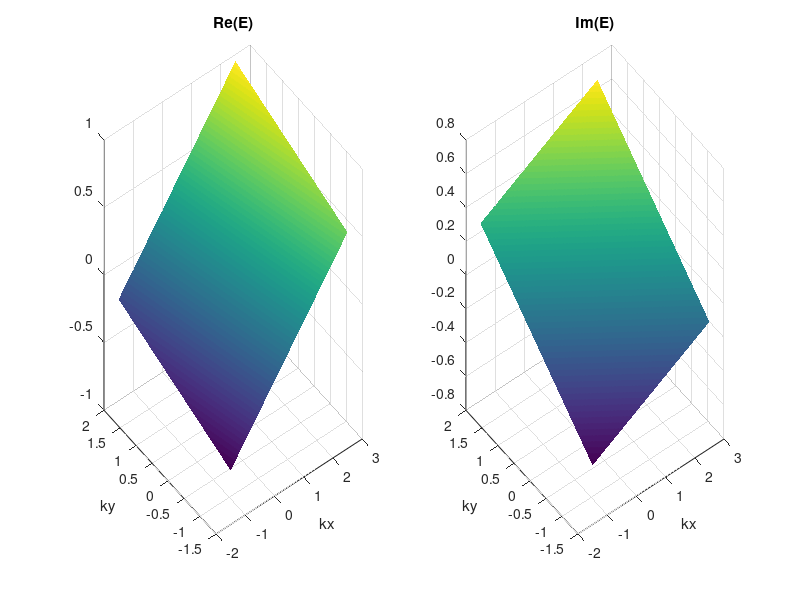

Recreate this plot in MATLAB. (Note: this script raises an error after producing the figure.)
% Author: Weicen Dong <orange233@sjtu.edu.cn>
% Created Date: 2025/1/21

clear all

tic
  E_fun = @(kx,ky) 0.3*kx+0.1*ky+1i*(0.1*kx+0.2*ky);
 dE1_dkx_func =@(kx,ky) 0.3+0.1i;
 dE1_dky_func =@(kx,ky) 0.1+0.2i;

% 2D grid
L=300;ky_vec=linspace(-1.5,2,L);kx_vec=linspace(-1.5,2.5,L);
ky_vals=ky_vec;kx_vals=kx_vec;

[KX,KY] = meshgrid(kx_vec,ky_vec);
z = E_fun(KX,KY);
figure,subplot(1,2,1),surf(KX,KY,real(z)); 
xlabel('kx'),ylabel('ky'),title('Re(E)'),shading interp
subplot(1,2,2),surf(KX,KY,imag(z));
xlabel('kx'),ylabel('ky'),title('Im(E)'),shading interp

%F=[0 0];
F=[0.2 0];
B=1+1i*0.5;
%B=0;

kx_bar=0;ky_bar=0;Delta_x=0.5;Delta_y=0.5;%因为ky的单位长度比kx的短sqrt(3)倍，这里我们要让k空间上两个方向delta一样。
x_k_0=@(kx,ky) exp(-((ky-ky_bar)/Delta_y).^2/2).*exp(-((kx-kx_bar)/Delta_x).^2/2)/2*pi/Delta_x/Delta_y;
Et=@(kx,ky,t) integral(@(tau) E_fun(kx+F(1)*tau, ky+F(2)*tau), 0, t);
gamma=@(kx,ky,t) -B*integral(@(tau) ky+F(2)*tau, 0, t)*F(1);
x_k_t=@(kx,ky,t) exp(-((ky-ky_bar-F(2)*t)/Delta_y).^2/2).*exp(-((kx-kx_bar-F(1)*t)/Delta_x).^2/2)/2*pi/Delta_x/Delta_y.*exp(-1i*arrayfun(@(kx,ky)Et(kx,ky,t)-gamma(kx,ky,t),kx,ky));
x_start=0;y_start=0;r_max_the(1,1)=x_start;r_max_the(1,2)=y_start;

nt=16;t_vec=linspace(0,5,nt);nt=length(t_vec);dt=t_vec(end)-t_vec(end-1);%时间再多的话k空间位置也不会动，倾向于delta function，实空间就倾向于平面波，求最大值就不准了
k_max_the=zeros(nt,2);
k_max_the(1,:)=[kx_bar ky_bar];
gaussian2D = @(p, x, y) p(1) * exp( -((x - p(2))/p(4)).^2/2  -((y - p(3))/p(5)).^2/2 );


for i=1:nt
    t=t_vec(i);
disp(i)
if i==1
    for m=1:L
        for n=1:L
    X_K_T(m,n,i)=x_k_0(KX(m,n), KY(m,n));
        end
    end
else
    for m=1:L
        for n=1:L
    X_K_T(m,n,i)=x_k_t(KX(m,n), KY(m,n), t);
        end
    end
end
     [max_val, max_index] = max(abs(X_K_T(:,:,i)), [], 'all', 'linear'); % 计算最大值
    [max_m, max_n] = ind2sub(size(X_K_T(:,:,i)), max_index); % 将线性索引转换为行列索引
    k_max(i, :) = [KX(max_m, max_n), KY(max_m,max_n)]; % 存储对应的 (kx, ky)

        % 初始猜测：峰值位置和宽度
        p0 = [max_val, k_max(i, 1),k_max(i, 2), 0.5,0.5]; % [幅值, k中心, k宽度
        % 准备数据进行拟合
        X_data = abs(X_K_T(:,:,i)); % 数据
        X_data = X_data(:); % 将二维数据展开为一维向量
        % 使用 lsqcurvefit 进行拟合
        options = optimset('Display', 'off'); % 不显示输出
        p_fit = lsqcurvefit(@(p, xy) gaussian2D(p, xy(:,1), xy(:,2)), p0, [KX(:), KY(:)], X_data, [], [], options);

        % 得到拟合结果的宽度 Delta
        Deltax(i) = p_fit(4);Deltay(i) = p_fit(5);
        k_max2(i, :) = [p_fit(2) p_fit(3)];

end

v = VideoWriter(sprintf('2D_k.mp4'), 'MPEG-4');
rate=5; v.FrameRate = rate;open(v);
figure('Color','white')
for i=1:nt
    t=t_vec(i);
    pcolor(KX, KY, abs(X_K_T(:,:,i))); % 绘制x_k_t的绝对值
    shading interp; % 插值光滑
    colorbar; 
axis equal    
xlabel('kx'); ylabel('ky'); % y轴标签
    title(['Time = ' num2str(t)]); % 标题显示当前时间
    frame = getframe(gcf);writeVideo(v,frame);
    pause(0.01);
end
close(v);




phi_r_t=@(x,y,j) trapz(ky_vals,trapz(kx_vals,X_K_T(:,:,j).*exp(1i*KX.*(x-x_start)+1i*KY.*(y-y_start)),2),1);
N_kx=40;
[x_vec,y_vec]=meshgrid(linspace(-4.5,6,N_kx),linspace(-4.5,6,N_kx));
for i=1:nt
    disp(i)
    for m=1:N_kx
        for n=1:N_kx
            phi_temp(m,n)=phi_r_t(x_vec(m,n),y_vec(m,n),i);%m:ky不同，n:kx不同
        end
    end
phi_r(:,:,i)=phi_temp;
end

v = VideoWriter(sprintf('video_phi_r_t_try.mp4'), 'MPEG-4');
rate=5; v.FrameRate = rate;open(v);
figure('Color','white')
for i=1:nt
pcolor(x_vec, y_vec, abs(phi_r(:,:,i))); % 绘制phi_r_t的绝对值
shading interp; % 插值光滑
colorbar; axis equal,xlim([min(min(x_vec)) max(max(x_vec))]),ylim([min(min(y_vec)) max(max(y_vec))])
xlabel('x'); ylabel('y'); % y轴标签
title(['Time = ' num2str(t_vec(i))]); % 标题显示当前时间
frame = getframe(gcf);writeVideo(v,frame);
pause(0.01);
[max_val, max_index] = max(abs(phi_r(:,:,i)), [], 'all', 'linear'); % 计算最大值
    [max_m, max_n] = ind2sub(size(phi_r(:,:,i)), max_index); % 将线性索引转换为行列索引
    r_max(i, :) = [x_vec(max_m, max_n), y_vec(max_m,max_n)]; 
end
close(v);

for i=2:nt
        kx=k_max_the(i-1,1);      ky=k_max_the(i-1,2);
        dt=t_vec(i)-t_vec(i-1);
        Delta_x=Deltax(i);
        Delta_y=Deltay(i); 
        kx_temp=k_max_the(i-1,1)+Delta_x^2*dt*imag(dE1_dkx_func(kx,ky))+F(1)*dt;
        ky_temp=k_max_the(i-1,2)+Delta_y^2*dt*imag(dE1_dky_func(kx,ky))+F(2)*dt;
    k_max_the(i,1)=k_max_the(i-1,1)+Delta_x^2*dt*imag(dE1_dkx_func(kx,ky)+dE1_dkx_func(kx_temp,ky_temp))/2+F(1)*dt;
    k_max_the(i,2)=k_max_the(i-1,2)+Delta_y^2*dt*imag(dE1_dky_func(kx,ky)+dE1_dky_func(kx_temp,ky_temp))/2+F(2)*dt+Delta_y^2*dt*F(1)*imag(B);
    r_max_the(i,1)=r_max_the(i-1,1)+dt*real(dE1_dkx_func(kx,ky)+dE1_dkx_func(kx_temp,ky_temp))/2;
    r_max_the(i,2)=r_max_the(i-1,2)+dt*real(dE1_dky_func(kx,ky)+dE1_dky_func(kx_temp,ky_temp))/2+dt*F(1)*real(B); 
end

figure('Color', 'w'),sgtitle('maximum of k and r')
subplot(2,2,1),plot(k_max(:,1),k_max(:,2),'o'),hold on
plot(k_max_the(:,1),k_max_the(:,2),'*')
xlabel('kx'),ylabel('ky')
subplot(2,2,2),plot(r_max(:,1),r_max(:,2),'o'),hold on
plot(r_max_the(:,1),r_max_the(:,2),'*')
legend('simulation','theory')
xlabel('x'),ylabel('y')
subplot(2,2,3),plot(t_vec,real(E_fun(k_max(:,1),k_max(:,2))))
xlabel('t'),ylabel('Re E')
subplot(2,2,4),plot(t_vec,imag(E_fun(k_max(:,1),k_max(:,2))))
xlabel('t'),ylabel('Im E')

toc

%%%%%%%%%%%%%%%%%%%%%%%%%%%%%%%%%%%%%%%%%%%%%%%%%%%%%%%%%%%%%%%%%%%%%%%%%%


load('withouB.mat')
k1=k_max;
k2=k_max_the;
r1=r_max;
r2=r_max_the;
load('withB.mat')
k1B=k_max;
k2B=k_max_the;
r1B=r_max;
r2B=r_max_the;
figure('Color','white');
subplot(1,2,1),plot(k1(:,1),k1(:,2),'ob','LineWidth',1),hold on
plot(k2(:,1),k2(:,2),'Color','b','LineWidth',1)
plot(k1B(:,1),k1B(:,2),'or','LineWidth',1),hold on
plot(k2B(:,1),k2B(:,2),'Color','r','LineWidth',1)
title('k space')%,axis equal
text(-0.18, 1, '(a)', 'Units', 'normalized', 'HorizontalAlignment', 'center','FontSize',16);
xlabel('k_x'),ylabel('k_y'),set(gca,'FontSize',14)
subplot(1,2,2),plot(r1(:,1),r1(:,2),'ob','LineWidth',1),hold on
plot(r2(:,1),r2(:,2),'Color','b','LineWidth',1)
plot(r1B(:,1),r1B(:,2),'or','LineWidth',1),hold on
plot(r2B(:,1),r2B(:,2),'Color','r','LineWidth',1)
text(-0.18, 1, '(b)', 'Units', 'normalized', 'HorizontalAlignment', 'center','FontSize',16);
xlabel('x'),ylabel('y'),title('real space')
set(gca,'FontSize',14)


load('withouB.mat')
figure('Color','white')
subplot(4,2,1),plot(k_max(:,1),k_max(:,2),'ob','LineWidth',1),hold on
plot(k_max_the(:,1),k_max_the(:,2),'Color','b','LineWidth',1)
text(0.45, 1.15, 'B=0', 'Units', 'normalized', 'FontSize', 12, 'HorizontalAlignment', 'center','Color',	"#0072BD");
xlabel('kx'),ylabel('ky')
subplot(4,2,3),plot(r_max(:,1),r_max(:,2),'or','LineWidth',1),hold on
plot(r_max_the(:,1),r_max_the(:,2),'Color','r','LineWidth',1)
xlabel('x'),ylabel('y')

load('withB.mat')
subplot(4,2,2),plot(k_max(:,1),k_max(:,2),'ob','LineWidth',1),hold on
plot(k_max_the(:,1),k_max_the(:,2),'Color','b','LineWidth',1)
xlabel('kx'),ylabel('ky')
text(0.45, 1.15, 'B=1+1i*0.5', 'Units', 'normalized', 'FontSize', 12, 'HorizontalAlignment', 'center','Color',"#EDB120");
subplot(4,2,4),plot(r_max(:,1),r_max(:,2),'or','LineWidth',1),hold on
plot(r_max_the(:,1),r_max_the(:,2),'Color','r','LineWidth',1)
xlabel('x'),ylabel('y')

load('my_red.mat'),load('my_dark.mat');
load('withoutB_figure.mat')
nx=0.5;ny=0.9;k_xmmin=-1;k_xmmax=1.7;k_ymmin=-1;k_ymmax=1.7;
xmin=min(min(x_vec))-0.5;xmax=max(max(x_vec))+0.5;ymin=min(min(y_vec))-0.5;ymax=max(max(y_vec))+0.5;
h1=subplot(4,3,7);
i=1;
pcolor(KX, KY, abs(X_K_T(:,:,i))); colormap(h1,my_dark),axis equal ,  shading interp;
text(nx,ny, 't=0', 'Units', 'normalized', 'FontSize', 9, 'HorizontalAlignment', 'center');
xlim([k_xmmin k_xmmax]),ylim([k_ymmin k_ymmax]);
xlabel('kx'); ylabel('ky'); % y轴标签
h2=subplot(4,3,8);
i=nt;
pcolor(KX, KY, abs(X_K_T(:,:,i))); colormap(h2,my_dark),axis equal,  shading interp;
text(nx,ny, 't=5 (B=0)', 'Units', 'normalized', 'FontSize', 9, 'HorizontalAlignment', 'center');
xlim([k_xmmin k_xmmax]),ylim([k_ymmin k_ymmax]);
xlabel('kx'); ylabel('ky'); % y轴标签
h1=subplot(4,3,10);
i=1;
pcolor(x_vec, y_vec, abs(phi_r(:,:,i))); colormap(h1,my_red),axis equal ,  shading interp;
text(nx,ny, 't=0', 'Units', 'normalized', 'FontSize', 9, 'HorizontalAlignment', 'center');
xlim([xmin xmax]),ylim([ymin ymax]);xlabel('x'); ylabel('y'); % y轴标签
h2=subplot(4,3,11);
i=nt;
pcolor(x_vec, y_vec, abs(phi_r(:,:,i))); colormap(h2,my_red),axis equal,  shading interp;
text(nx,ny, 't=5 (B=0)', 'Units', 'normalized', 'FontSize', 9, 'HorizontalAlignment', 'center');
xlim([xmin xmax]),ylim([ymin ymax]);xlabel('x'); ylabel('y'); % y轴标签

load('withB_figure.mat')
nx=0.5;ny=0.9;k_xmmin=-1;k_xmmax=1.7;k_ymmin=-1;k_ymmax=1.7;
xmin=-5;xmax=6.5;ymin=-5;ymax=6.5;
h2=subplot(4,3,9);
i=nt;
pcolor(KX, KY, abs(X_K_T(:,:,i))); colormap(h2,my_dark),axis equal,  shading interp;
text(nx,ny, 't=5 (B=1+1i*0.5)', 'Units', 'normalized', 'FontSize', 9, 'HorizontalAlignment', 'center');
xlim([k_xmmin k_xmmax]),ylim([k_ymmin k_ymmax]);
xlabel('kx'); ylabel('ky'); % y轴标签
h2=subplot(4,3,12);
i=nt;
pcolor(x_vec, y_vec, abs(phi_r(:,:,i))); colormap(h2,my_red),axis equal,  shading interp;
text(nx,ny, 't=5 (B=1+1i*0.5)', 'Units', 'normalized', 'FontSize', 9, 'HorizontalAlignment', 'center');
xlim([xmin xmax]),ylim([ymin ymax]);xlabel('x'); ylabel('y'); % y轴标签